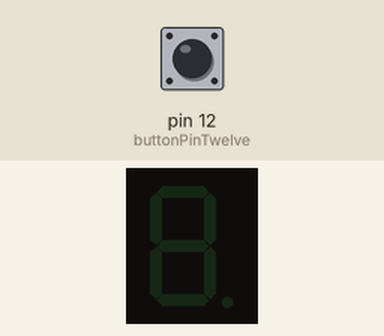
This sketch was run on a simulated Arduino Leonardo, built with avr-gcc and run on an emulated ATmega32U4. Shown: 1-digit seven-segment display. Wiring (inferred from the names in the program): 1-digit 7-segment display, segments lit when HIGH: segments pin 9, pin 8, pin 7, pin 6, pin 5, pin 4, pin 3, pin 2. The test bench sets the inputs (shaded band); at power-on: pin 12 (buttonPinTwelve) LOW. The segment pins are drawn as the display they are named for.

Above: at 1.2 s.
1.3 s: pin 12 (buttonPinTwelve) pulled HIGH for 1 s
At 3.2 s:
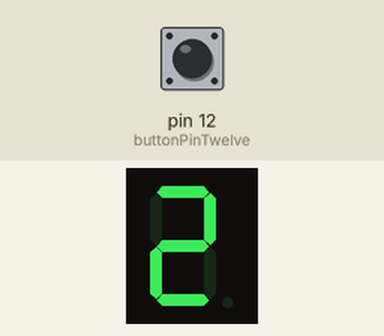
3.8 s: pin 12 (buttonPinTwelve) pulled HIGH for 0.15 s
At 4.6 s:
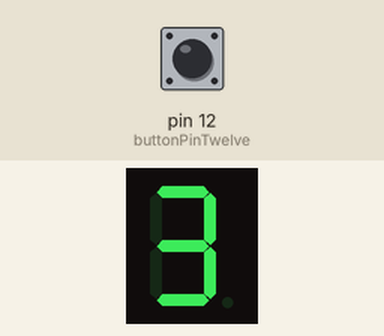
5.4 s: pin 12 (buttonPinTwelve) pulled HIGH for 0.15 s
At 5.8 s:
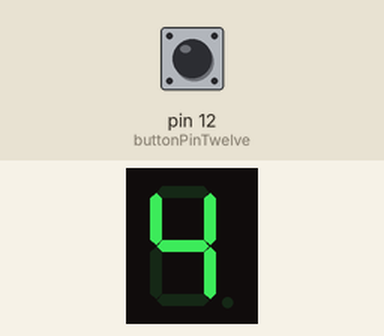
7.0 s: pin 12 (buttonPinTwelve) pulled HIGH for 3.2 s
At 11.2 s:
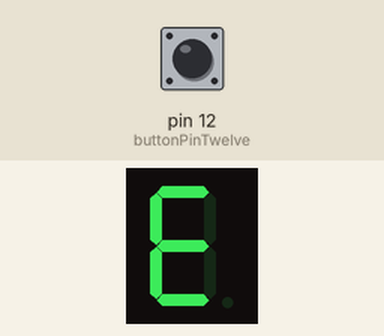
11.7 s: pin 12 (buttonPinTwelve) pulled HIGH for 0.15 s
At 13.0 s:
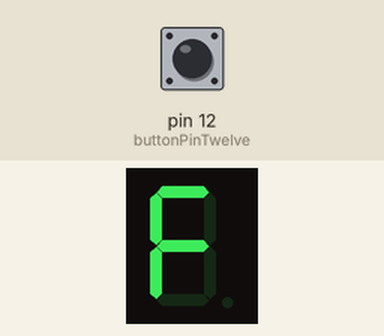
Timing chart, 0 to 14.3 s (numbered marks = the images above; inputs shaded):
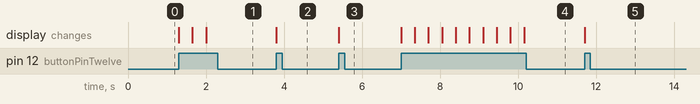

Measured:
- after the input at 1.3 s, the display: first changes at once (image 1 shows a later state)
- after the input at 3.8 s, the display: changes at once (image 2)
- after the input at 5.4 s, the display: changes at once (image 3)
- after the input at 7.0 s, the display: first changes at once (image 4 shows a later state)
- after the input at 11.7 s, the display: changes at once (image 5)

The sketch:

ACT06.ino
```cpp
#include <Mouse.h>

  const int a=9; //a of 7-segment attach to digital pin 9
  const int b=8; //b of 7-segment attach to digital pin 8
  const int c=7; //c of 7-segment attach to digital pin 7
  const int d=6; //c of 7-segment attach to digital pin 6
  const int e=5; //d of 7-segment attach to digital pin 5
  const int f=4; //e of 7-segment attach to digital pin 4
  const int g=3; //f of 7-segment attach to digital pin 3
  const int dp=2; //g of 7-segment attach to digital pin 2

  const int buttonPinTwelve = 12;

  int buttonState = 0;
  int counter = 0;

void setup() {
  // put your setup code here, to run once:
  pinMode(2,OUTPUT);
  pinMode(3,OUTPUT);
  pinMode(4,OUTPUT);
  pinMode(5,OUTPUT);
  pinMode(6,OUTPUT);
  pinMode(7,OUTPUT);
  pinMode(8,OUTPUT);
  pinMode(9,OUTPUT);

}

void loop() {
  // put your main code here, to run repeatedly:

  buttonState = digitalRead(buttonPinTwelve);


  if(buttonState == HIGH)
  {
    switch(counter)
    {
      case 0:
        digital_0();
        break;
      case 1:
        digital_1();
        break;
      case 2:
        digital_2();
        break;
      case 3:
        digital_3();
        break;
      case 4:
        digital_4();
        break;
      case 5:
        digital_5();
        break;
      case 6:
        digital_6();
        break;
      case 7:
        digital_7();
        break;
      case 8:
        digital_8();
        break;
      case 9:
        digital_9();
        break;
      case 10:
        digital_A();
        break;
      case 11:
        digital_b();
        break;
      case 12:
        digital_C();
        break;
      case 13:
        digital_d();
        break;
      case 14:
        digital_E();
        break;
      case 15:
        digital_F();
        break;

      default:
        digital_0();
        counter = 0;
        break;
    }

    delay(350);
    counter++;
  }

}

void digital_0(void) //display 0 to the 7-segment
{
  digitalWrite(a,HIGH);
  digitalWrite(b,HIGH);
  digitalWrite(c,HIGH);
  digitalWrite(dp,LOW);
  digitalWrite(d,HIGH);
  digitalWrite(e,HIGH);
  digitalWrite(f,HIGH);
  digitalWrite(g,LOW);
}

void digital_1(void) //display 1 to the 7-segment
{
  digitalWrite(a,LOW);
  digitalWrite(b,HIGH);
  digitalWrite(c,HIGH);
  digitalWrite(dp,LOW);
  digitalWrite(d,LOW);
  digitalWrite(e,LOW);
  digitalWrite(f,LOW);
  digitalWrite(g,LOW);
}

void digital_2(void) //display 2 to the 7-segment
{
  digitalWrite(a,HIGH);
  digitalWrite(b,HIGH);
  digitalWrite(c,LOW);
  digitalWrite(dp,LOW);
  digitalWrite(d,HIGH);
  digitalWrite(e,HIGH);
  digitalWrite(f,LOW);
  digitalWrite(g,HIGH);
}

void digital_3(void) //display 3 to the 7-segment
{
  digitalWrite(a,HIGH);
  digitalWrite(b,HIGH);
  digitalWrite(c,HIGH);
  digitalWrite(dp,LOW);
  digitalWrite(d,HIGH);
  digitalWrite(e,LOW);
  digitalWrite(f,LOW);
  digitalWrite(g,HIGH);
}

void digital_4(void) //display 4 to the 7-segment
{
  digitalWrite(a,LOW);
  digitalWrite(b,HIGH);
  digitalWrite(c,HIGH);
  digitalWrite(dp,LOW);
  digitalWrite(d,LOW);
  digitalWrite(e,LOW);
  digitalWrite(f,HIGH);
  digitalWrite(g,HIGH);
}

void digital_5(void) //display 5 to the 7-segment
{
  digitalWrite(a,HIGH);
  digitalWrite(b,LOW);
  digitalWrite(c,HIGH);
  digitalWrite(dp,LOW);
  digitalWrite(d,HIGH);
  digitalWrite(e,LOW);
  digitalWrite(f,HIGH);
  digitalWrite(g,HIGH);
}

void digital_6(void) //display 6 to the 7-segment
{
  digitalWrite(a,HIGH);
  digitalWrite(b,LOW);
  digitalWrite(c,HIGH);
  digitalWrite(dp,LOW);
  digitalWrite(d,HIGH);
  digitalWrite(e,HIGH);
  digitalWrite(f,HIGH);
  digitalWrite(g,HIGH);
}

void digital_7(void) //display 7 to the 7-segment
{
  digitalWrite(a,HIGH);
  digitalWrite(b,HIGH);
  digitalWrite(c,HIGH);
  digitalWrite(dp,LOW);
  digitalWrite(d,LOW);
  digitalWrite(e,LOW);
  digitalWrite(f,LOW);
  digitalWrite(g,LOW);
}

void digital_8(void) //display 8 to the 7-segment
{
  digitalWrite(a,HIGH);
  digitalWrite(b,HIGH);
  digitalWrite(c,HIGH);
  digitalWrite(dp,LOW);
  digitalWrite(d,HIGH);
  digitalWrite(e,HIGH);
  digitalWrite(f,HIGH);
  digitalWrite(g,HIGH);
}

void digital_9(void) //display 9 to the 7-segment
{
  digitalWrite(a,HIGH);
  digitalWrite(b,HIGH);
  digitalWrite(c,HIGH);
  digitalWrite(dp,LOW);
  digitalWrite(d,LOW);
  digitalWrite(e,LOW);
  digitalWrite(f,HIGH);
  digitalWrite(g,HIGH);
}

void digital_A(void) //display A to the 7-segment
{
  digitalWrite(a,HIGH);
  digitalWrite(b,HIGH);
  digitalWrite(c,HIGH);
  digitalWrite(dp,LOW);
  digitalWrite(d,LOW);
  digitalWrite(e,HIGH);
  digitalWrite(f,HIGH);
  digitalWrite(g,HIGH);
}

void digital_b(void) //display B to the 7-segment
{
  digitalWrite(a,LOW);
  digitalWrite(b,LOW);
  digitalWrite(c,HIGH);
  digitalWrite(dp,LOW);
  digitalWrite(d,HIGH);
  digitalWrite(e,HIGH);
  digitalWrite(f,HIGH);
  digitalWrite(g,HIGH);
}

void digital_C(void) //display C to the 7-segment
{
  digitalWrite(a,HIGH);
  digitalWrite(b,LOW);
  digitalWrite(c,LOW);
  digitalWrite(dp,LOW);
  digitalWrite(d,HIGH);
  digitalWrite(e,HIGH);
  digitalWrite(f,HIGH);
  digitalWrite(g,LOW);
}

void digital_d(void) //display D to the 7-segment
{
  digitalWrite(a,LOW);
  digitalWrite(b,HIGH);
  digitalWrite(c,HIGH);
  digitalWrite(dp,LOW);
  digitalWrite(d,HIGH);
  digitalWrite(e,HIGH);
  digitalWrite(f,LOW);
  digitalWrite(g,HIGH);
}

void digital_E(void) //display E to the 7-segment
{
  digitalWrite(a,HIGH);
  digitalWrite(b,LOW);
  digitalWrite(c,LOW);
  digitalWrite(dp,LOW);
  digitalWrite(d,HIGH);
  digitalWrite(e,HIGH);
  digitalWrite(f,HIGH);
  digitalWrite(g,HIGH);
}

void digital_F(void) //display F to the 7-segment
{
  digitalWrite(a,HIGH);
  digitalWrite(b,LOW);
  digitalWrite(c,LOW);
  digitalWrite(dp,LOW);
  digitalWrite(d,LOW);
  digitalWrite(e,HIGH);
  digitalWrite(f,HIGH);
  digitalWrite(g,HIGH);
}

void dp_display()
{
  digitalWrite(a,LOW);
  digitalWrite(b,LOW);
  digitalWrite(c,LOW);
  digitalWrite(dp,LOW);
  digitalWrite(d,LOW);
  digitalWrite(e,LOW);
  digitalWrite(f,LOW);
  digitalWrite(g,LOW);
}
```
